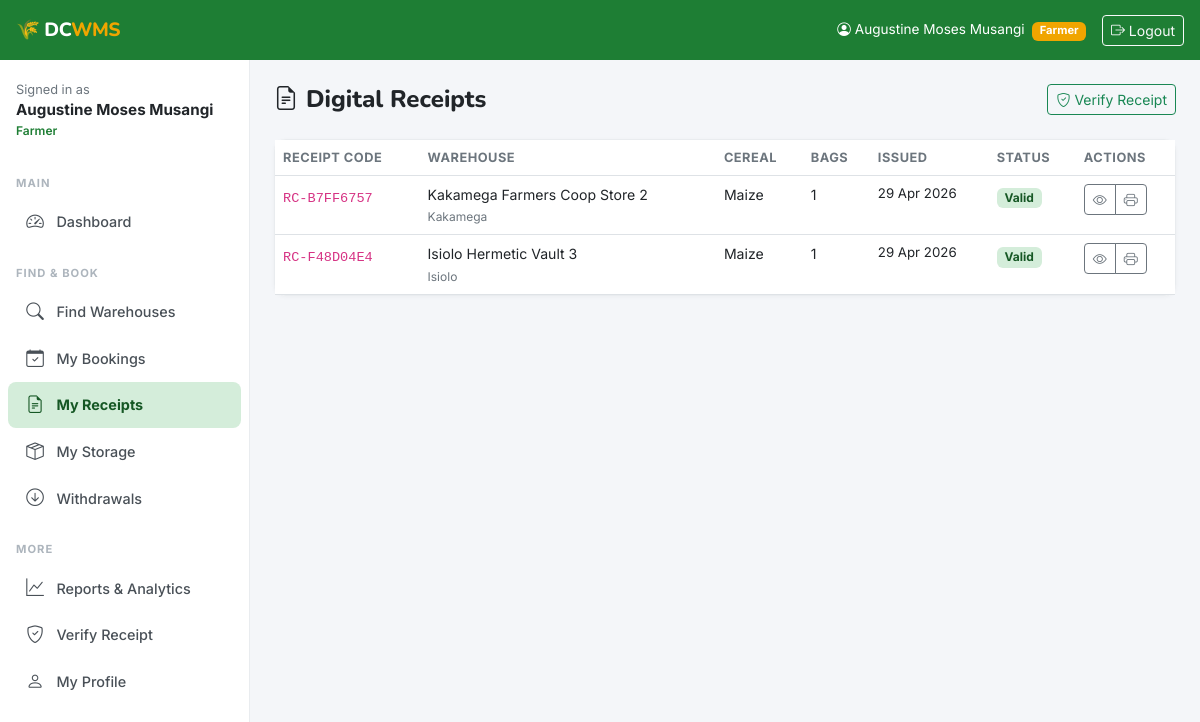
Before: /receipts/ (signed in) with the older database file.
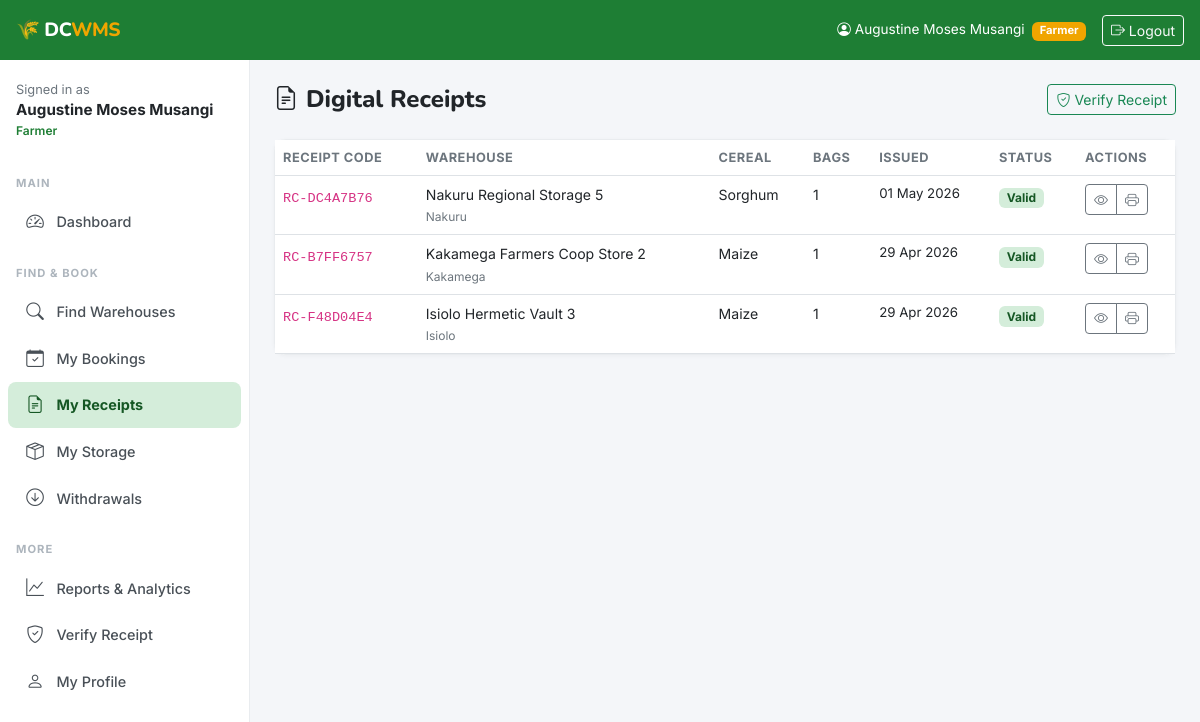
After: the same page with the newer database file.
### receipts/models.py (models this page shows, shortened)
class Receipt(models.Model):
    receipt_number = models.UUIDField(default=uuid.uuid4, editable=False, unique=True)
    receipt_code = models.CharField(max_length=20, unique=True, editable=False)
    security_hash = models.CharField(max_length=64, editable=False)  # SHA-256
    booking = models.OneToOneField(
        'bookings.Booking', on_delete=models.CASCADE, related_name='receipt'
    )
    farmer = models.ForeignKey(
        settings.AUTH_USER_MODEL, on_delete=models.CASCADE,
        related_name='receipts', limit_choices_to={'role': 'farmer'}
    )
    warehouse = models.ForeignKey(
        'warehouses.Warehouse', on_delete=models.CASCADE, related_name='receipts'
    )
    cereal_type = models.CharField(max_length=30)
    quantity_bags = models.IntegerField()
    quantity_mt = models.DecimalField(max_digits=8, decimal_places=3)
    storage_start_date = models.DateField()
    storage_end_date = models.DateField()
    total_fee_kes = models.DecimalField(max_digits=12, decimal_places=2)
    issued_at = models.DateTimeField(auto_now_add=True)
    issued_by = models.ForeignKey(
        settings.AUTH_USER_MODEL, on_delete=models.SET_NULL,
        null=True, related_name='issued_receipts'
    )
    is_valid = models.BooleanField(default=True)
    voided_at = models.DateTimeField(null=True, blank=True)
    void_reason = models.TextField(blank=True)
    class Meta:
        ordering = ['-issued_at']

### warehouses/models.py (models this page shows, shortened)
class Warehouse(models.Model):
    operator = models.ForeignKey(
        settings.AUTH_USER_MODEL,
        on_delete=models.CASCADE,
        related_name='warehouses',
        limit_choices_to={'role': 'operator'}
    )
    name = models.CharField(max_length=200)
    registration_number = models.CharField(max_length=50, unique=True, blank=True)
    county = models.CharField(max_length=100, choices=COUNTY_CHOICES)
    sub_county = models.CharField(max_length=100)
    village = models.CharField(max_length=100, blank=True)
    physical_address = models.TextField()
    latitude = models.DecimalField(max_digits=9, decimal_places=6, null=True, blank=True)
    longitude = models.DecimalField(max_digits=9, decimal_places=6, null=True, blank=True)
    total_capacity_mt = models.DecimalField(
        max_digits=10, decimal_places=2,
        validators=[MinValueValidator(0.01)],
        help_text="Total capacity in metric tonnes"
    )
    available_capacity_mt = models.DecimalField(
        max_digits=10, decimal_places=2,
        validators=[MinValueValidator(0)],
        help_text="Currently available capacity in metric tonnes"
    )
    storage_type = models.CharField(max_length=20, choices=STORAGE_TYPE_CHOICES, default='bagged')
    certification_status = models.CharField(max_length=20, choices=CERTIFICATION_CHOICES, default='wrsc')
    certification_expiry = models.DateField(null=True, blank=True)
    has_pest_control = models.BooleanField(default=True)
    has_moisture_control = models.BooleanField(default=False)
    has_security = models.BooleanField(default=True)
    has_fumigation = models.BooleanField(default=False)
    accepts_wrs = models.BooleanField(default=True, verbose_name="Accepts WRS Receipts")
    contact_phone = models.CharField(max_length=15)
    contact_email = models.EmailField(blank=True)
    storage_fee_per_bag_month = models.DecimalField(
        max_digits=8, decimal_places=2, default=50.00,
        help_text="KES per 90kg bag per month"
    )
    is_active = models.BooleanField(default=True)
    created_at = models.DateTimeField(auto_now_add=True)
    updated_at = models.DateTimeField(auto_now=True)
    class Meta:
        ordering = ['-created_at']
        verbose_name = 'Warehouse'
        verbose_name_plural = 'Warehouses'

### receipts/views.py (the view)
# urls.py: path('', views.receipt_list, name='list'),
@login_required
def receipt_list(request):
    user = request.user
    if user.is_farmer:
        receipts = Receipt.objects.filter(farmer=user, is_valid=True).order_by('-issued_at')
    elif user.is_operator:
        receipts = Receipt.objects.filter(warehouse__operator=user).order_by('-issued_at')
    else:
        receipts = Receipt.objects.all().order_by('-issued_at')
    return render(request, 'receipts/list.html', {'receipts': receipts})

### accounts/models.py (called while the page is built)
    @property
    def is_farmer(self):
        return self.role == self.ROLE_FARMER

    @property
    def is_operator(self):
        return self.role == self.ROLE_OPERATOR

    @property
    def is_admin_user(self):
        return self.role == self.ROLE_ADMIN or self.is_superuser

### templates/receipts/list.html (shortened to what this page needs)
{% extends 'base.html' %}
{% block content %}
<div class="d-flex justify-content-between align-items-center mb-4">
  <h4 class="mb-0" style="font-family:'Nunito',sans-serif;font-weight:800;"><i class="bi bi-file-earmark-text me-2"></i>Digital Receipts</h4>
  <a href="{% url 'receipts:verify' %}" class="btn btn-outline-success btn-sm"><i class="bi bi-shield-check me-1"></i>Verify Receipt</a>
</div>
<div class="card">
  <div class="card-body p-0">
    {% if receipts %}
    <div class="table-responsive">
      <table class="table mb-0">
        <thead><tr><th>Receipt Code</th><th>Warehouse</th><th>Cereal</th><th>Bags</th><th>Issued</th><th>Status</th><th>Actions</th></tr></thead>
        <tbody>
          {% for r in receipts %}
          <tr>
            <td><code style="font-size:.85rem;">{{ r.receipt_code }}</code></td>
            <td style="font-size:.88rem;">{{ r.warehouse.name }}<br><span style="font-size:.75rem;color:#6c757d;">{{ r.warehouse.county }}</span></td>
            <td class="text-capitalize" style="font-size:.88rem;">{{ r.cereal_type }}</td>
            <td style="font-size:.88rem;">{{ r.quantity_bags }}</td>
            <td style="font-size:.83rem;">{{ r.issued_at|date:"d M Y" }}</td>
            <td>{% if r.is_valid %}<span class="badge" style="background:#d4edda;color:#155724;">Valid</span>{% else %}<span class="badge bg-danger">Voided</span>{% endif %}</td>
            <td>
              <div class="btn-group btn-group-sm" role="group">
                <a href="{% url 'receipts:detail' r.pk %}" class="btn btn-outline-secondary" title="View Receipt"><i class="bi bi-eye"></i></a>
                <a href="{% url 'receipts:print' r.pk %}" class="btn btn-outline-secondary" title="Print/Download"><i class="bi bi-printer"></i></a>
              </div>
            </td>
          </tr>
          {% endfor %}
        </tbody>
      </table>
    </div>
    {% endif %}
  </div>
</div>
{% endblock %}

Changed rows visible on the page:
added Receipt: receipt_code "RC-DC4A7B76", warehouse.name "Nakuru Regional Storage 5", warehouse.county "Nakuru", cereal_type "Sorghum", quantity_bags "1", issued_at "01 May 2026", is_valid "Valid"
